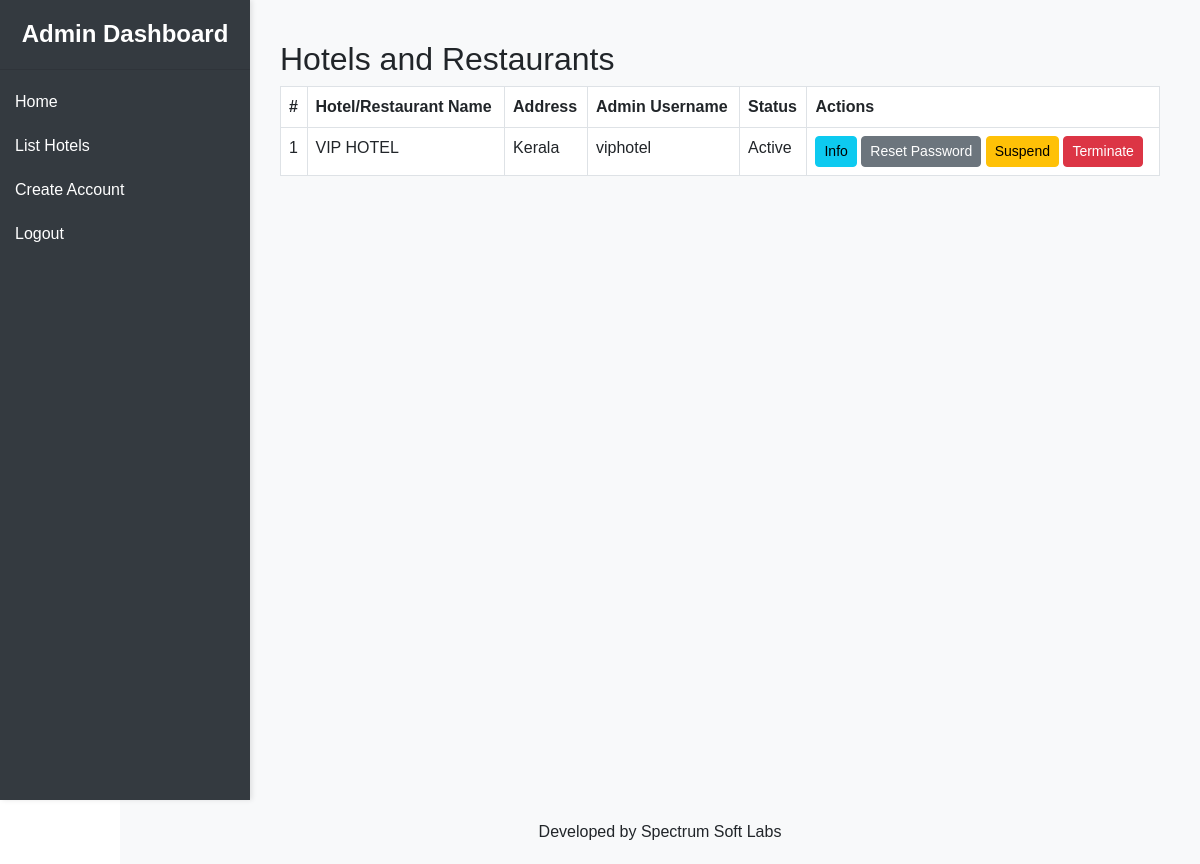
The page /list_hotels.php (signed in) on the database its author committed.
### tables this page shows
CREATE TABLE `hotels_restaurants` (
  `id` int(11) NOT NULL,
  `name` varchar(255) NOT NULL,
  `address` text NOT NULL,
  `status` int(11) NOT NULL,
  `created_by` int(11) DEFAULT NULL,
  `created_at` timestamp NOT NULL DEFAULT CURRENT_TIMESTAMP,
  `updated_at` timestamp NOT NULL DEFAULT '0000-00-00 00:00:00' ON UPDATE CURRENT_TIMESTAMP,
  `phone` varchar(20) DEFAULT NULL,
  `email` varchar(255) DEFAULT NULL,
  `logo` varchar(255) DEFAULT NULL,
  `cover_image` varchar(255) DEFAULT NULL,
  `website_link` varchar(255) DEFAULT NULL
);

CREATE TABLE `users` (
  `id` int(11) NOT NULL,
  `username` varchar(100) NOT NULL,
  `password` varchar(255) NOT NULL,
  `role` enum('superadmin','useradmin') NOT NULL,
  `hotel_restaurant_id` int(11) DEFAULT NULL,
  `created_at` timestamp NOT NULL DEFAULT CURRENT_TIMESTAMP
);

### list_hotels.php (the view, shortened to what this page needs)
<?php
include('db_connection.php');
$sql = "SELECT h.id, h.name, h.address, h.status, h.phone, h.email, h.logo, h.cover_image, h.website_link, h.created_by, h.created_at, h.updated_at, u.username, u.id AS user_id
        FROM hotels_restaurants h
        JOIN users u ON h.id = u.hotel_restaurant_id";
$result = $conn->query($sql);
include('header.php');
?>
<h2>Hotels and Restaurants</h2>
<table class="table table-bordered">
    <thead>
        <tr>
            <th>#</th>
            <th>Hotel/Restaurant Name</th>
            <th>Address</th>
            <th>Admin Username</th>
            <th>Status</th>
            <th>Actions</th>
        </tr>
    </thead>
    <tbody>
        <?php if ($result->num_rows > 0) { ?>
            <?php $i = 1;
            while ($row = $result->fetch_assoc()) { ?>
                <tr class="<?php echo $row['status'] == 0 ? 'table-secondary' : ''; ?>">
                    <td><?php echo $i; ?></td>
                    <td><?php echo $row['name']; ?></td>
                    <td><?php echo $row['address']; ?></td>
                    <td><?php echo $row['username']; ?></td>
                    <td><?php echo $row['status'] == 1 ? 'Active' : ($row['status'] == 2 ? 'Suspended' : 'Terminated'); ?></td>
                    <td>
                        <button class="btn btn-info btn-sm" data-bs-toggle="modal"
                            data-bs-target="#infoModal<?php echo $row['id']; ?>">Info</button>
                        <?php if ($row['status'] != 0) { ?>
                            <button class="btn btn-secondary btn-sm" data-bs-toggle="modal"
                                data-bs-target="#resetPasswordModal<?php echo $row['user_id']; ?>">Reset Password</button>
                            <?php if ($row['status'] == 1) { ?>
                                <a href="?action=suspend&id=<?php echo $row['id']; ?>" class="btn btn-warning btn-sm"
                                    onclick="return confirm('Are you sure you want to suspend this hotel/restaurant?');">Suspend</a>
                            <?php } elseif ($row['status'] == 2) { ?>
                                <a href="?action=unsuspend&id=<?php echo $row['id']; ?>" class="btn btn-success btn-sm"
                                    onclick="return confirm('Are you sure you want to unsuspend this hotel/restaurant?');">Unsuspend</a>
                            <?php } ?>
                            <a href="?action=terminate&id=<?php echo $row['id']; ?>" class="btn btn-danger btn-sm"
                                onclick="return confirm('Are you sure you want to terminate this hotel/restaurant?');">Terminate</a>
                        <?php } ?>
                    </td>
                </tr>
                <?php $i++;
            } ?>
        <?php } else { ?>
            <tr>
                <td colspan="6">No hotels or restaurants found.</td>
            </tr>
        <?php } ?>
    </tbody>
</table>
<?php include('footer.php'); ?>

### styles.css (style rules this page uses)
body { overflow-x: hidden; font-family: Arial, sans-serif; margin: 0; }

### rows shown on the page
hotels_restaurants: name "VIP HOTEL", address "Kerala", users.username "viphotel", status "Active"
